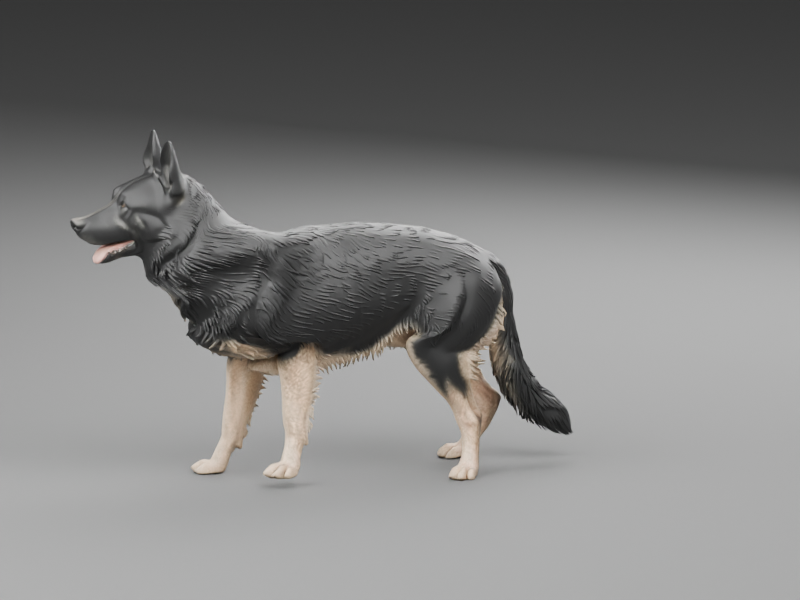
#> input picture art/german_shepherd_motion_v4/previews/B47Dogmeat_GSD_Coat2_00_Walk.png, 800 x 600 px; its folder holds 4 pictures in this run
$ python make_reviews.py
#> lines starting #> are read from the running program, lines starting #| are printed output that depends on the picture
"""Assemble actual Blender frames into review loops; no model/image generation."""
from pathlib import Path
from PIL import Image,ImageDraw
HERE=Path(__file__).resolve().parent;OUT=HERE.parent/'previews'

def main():
    # Assemble only frames rendered from this checkpoint.
    for kind,start,seconds in [('Walk',0,1.2),('Run',24,.7),('Look',72,3)]:
        frames=[Image.open(OUT/f'B47Dogmeat_GSD_Coat2_{start+i:02}_{kind}.png').convert('RGB') for i in range(24)]
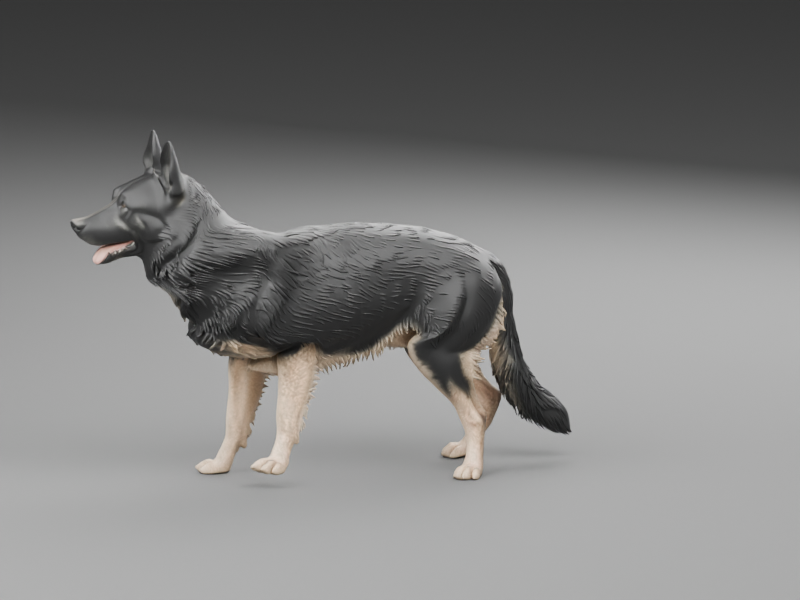
#> input picture art/german_shepherd_motion_v4/previews/B47Dogmeat_GSD_Coat2_01_Walk.png, 800 x 600 px
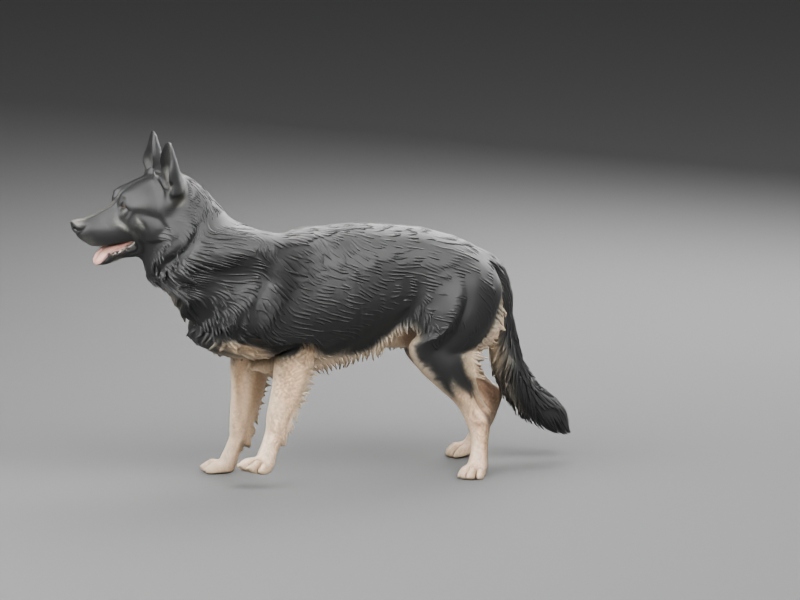
#> input picture art/german_shepherd_motion_v4/previews/B47Dogmeat_GSD_Coat2_02_Walk.png, 800 x 600 px
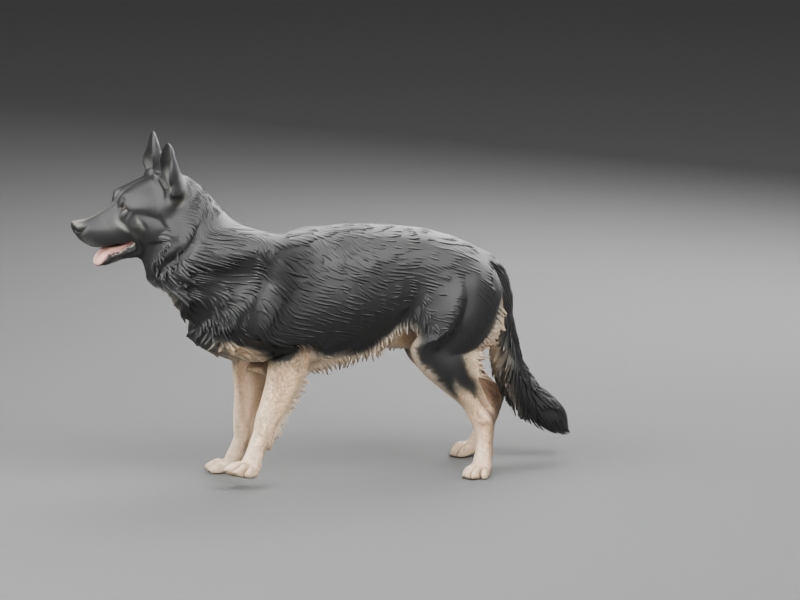
#> input picture art/german_shepherd_motion_v4/previews/B47Dogmeat_GSD_Coat2_03_Walk.png, 800 x 600 px
        milliseconds=round(seconds*1000);boundaries=[round(i*milliseconds/24/10)*10 for i in range(25)]
        durations=[b-a for a,b in zip(boundaries,boundaries[1:])]
        frames[0].save(OUT/(kind.lower()+'.gif'),save_all=True,append_images=frames[1:],duration=durations,loop=0,optimize=False)
    down=[Image.open(OUT/f'B47Dogmeat_GSD_Coat2_{48+i:02}_LieDown.png').convert('RGB') for i in range(9)]
    up=[Image.open(OUT/f'B47Dogmeat_GSD_Coat2_{96+i:02}_GetUp.png').convert('RGB') for i in range(9)]
    frames=down+[down[-1]]*4+up+[up[-1]]*4
    frames[0].save(OUT/'rest-review.gif',save_all=True,append_images=frames[1:],duration=160,loop=0,optimize=False)
    sheet=Image.new('RGB',(1200,330),'#202124');draw=ImageDraw.Draw(sheet)
    for i,(index,label) in enumerate([(57,'Low health'),(61,'Half health'),(65,'Full health')]):
        frame=Image.open(OUT/f'B47Dogmeat_GSD_Coat2_{index:02}_Idle.png').convert('RGB');frame.thumbnail((400,300))
        sheet.paste(frame,(i*400,30));draw.text((i*400+12,8),label,fill='white')
    sheet.save(OUT/'tail-health-review.png')
    print('Actual-frame head/rest loops and tail review assembled')

#> (the run stopped early here; a loop or call above may not have finished)
